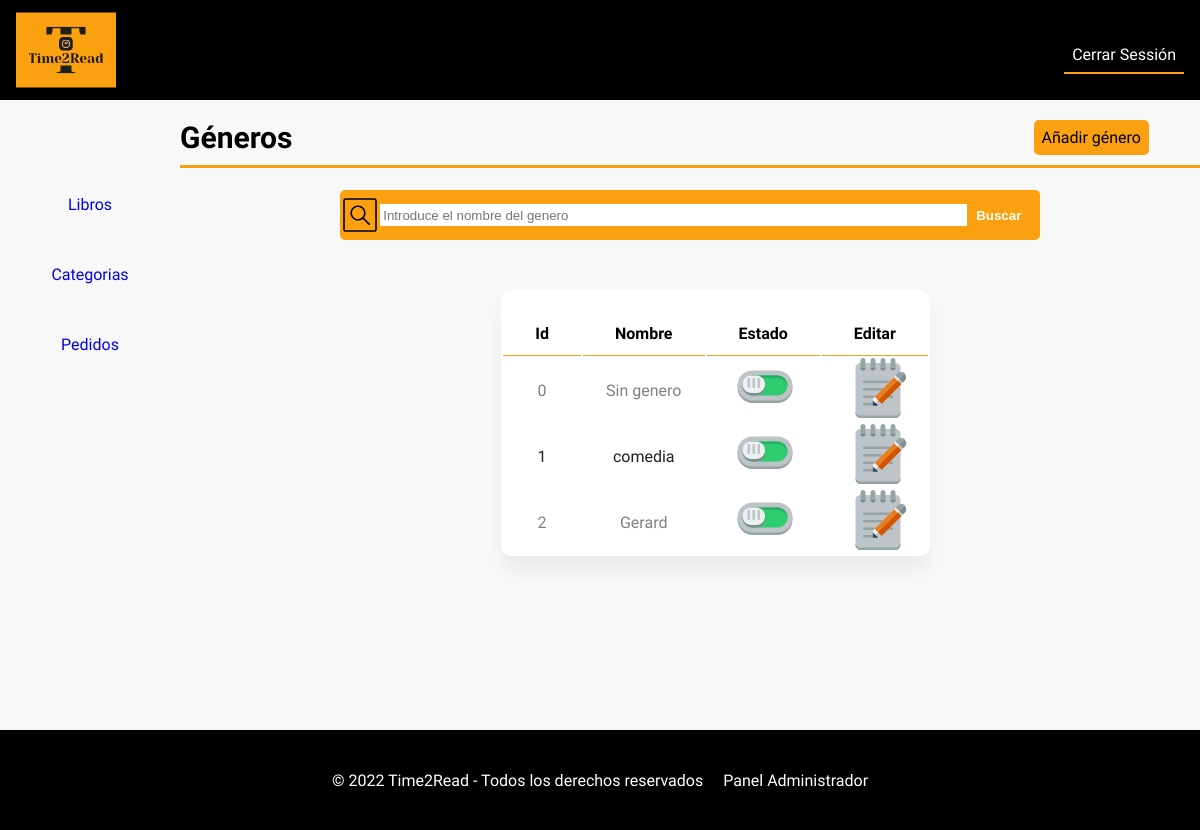
The page /index.php?controller=Categoria&action=mostrarCategorias (signed in) on the database as committed earlier.
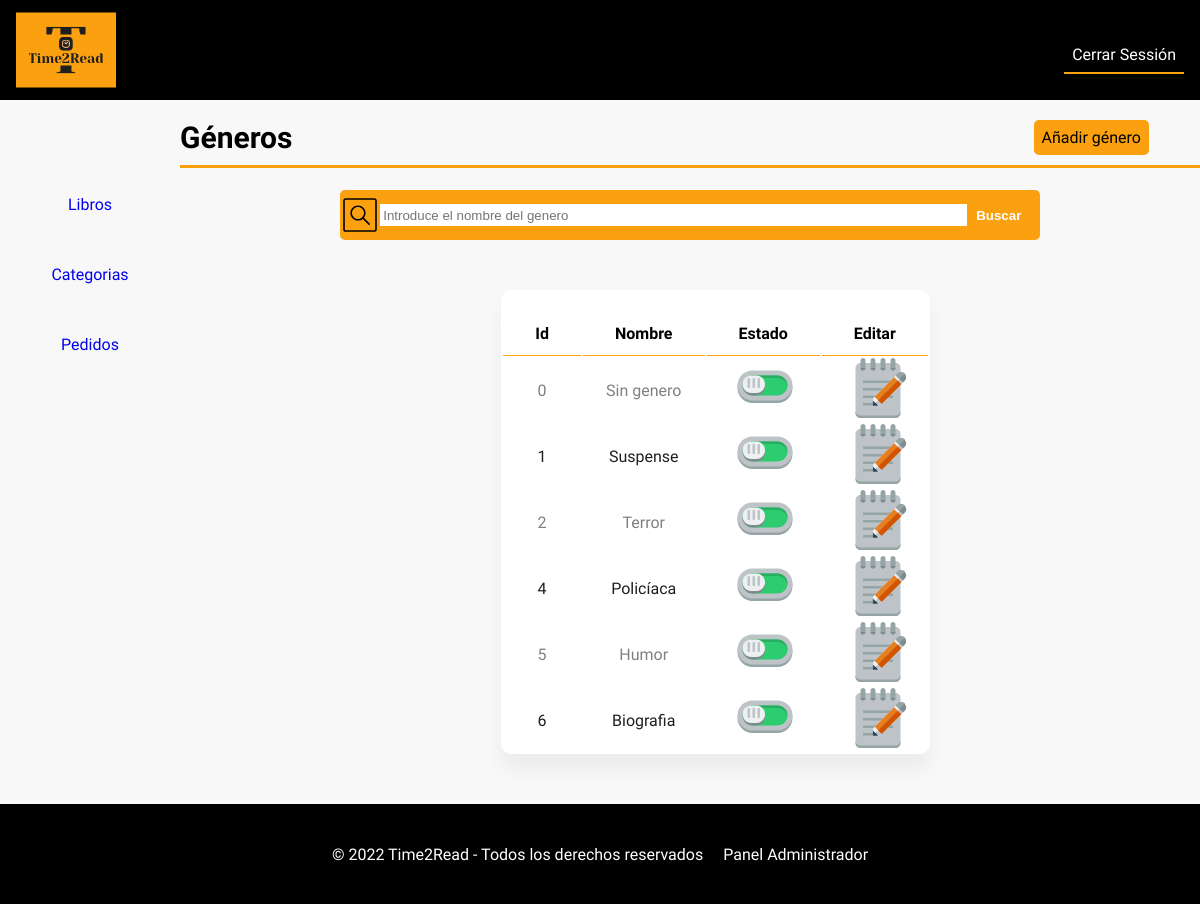
The same page on the database as committed later.
### tables this page shows
CREATE TABLE `generos` (
  `id_genero` int(11) NOT NULL,
  `nombre` varchar(50) NOT NULL,
  `estado` tinyint(1) NOT NULL
);

### controllers/CategoriaController.php (called while the page is built, shortened)
<?php
require "models/categoria.php";
class CategoriaController
{
    public function mostrarCategorias()
    {
        require_once "views/adminPanel/menu.php";
        $categoria = new Categoria();
        $catalogo = $categoria->obtenerListado();
        require_once "views/adminPanel/tablaCategorias.php";
    }
}

### models/database.php (called while the page is built, shortened)
<?php
class Database{
    public function __construct(){
        $servername = "localhost";
        $dbname= "biblioteca";
        $username = "root";
        $password = "";
        try{
		$this->db = new PDO("mysql:host=$servername;dbname=$dbname",$username, $password);
        }
        catch(PDOException $error)
        {
            echo "Connection failed: ". $error->getMessage();
        }
    }
}

### models/categoria.php (called while the page is built, shortened)
<?php
require_once("database.php");
class Categoria extends Database
{
    public function obtenerListado()
    {
        $consulta = $this->db->prepare("SELECT * FROM generos");
        $consulta->execute();
        $resultado = $consulta->fetchAll();
        return $resultado;
    }
}

### views/adminPanel/tablaCategorias.php (the view)
<?php
echo "
<div class='admin-panel-content-container'>
<div class='admin-panel-title-container'>
    <h1 class='admin-panel-title'>Géneros</h1>
    <a class='admin-panel-add-link' href='index.php?controller=Categoria&action=mostrarAnadirCategoria'>Añadir género</a><br>
    <div class='orange-line'></div>
</div>";
require_once "views/adminPanel/buscadorCategorias.php";
echo "<table class='admin-panel-page-table'>
    <tr>
        <th>Id</th>
        <th>Nombre</th>
        <th>Estado</th>
        <th>Editar</th>
    </tr>";
foreach ($catalogo as $categoria) {
    echo " <tr>
        <td class='text'>" . $categoria['id_genero'] . "</td>
        <td class='text'>" . $categoria['nombre'] . "</td>";
    if ($categoria['estado']) {
        echo "<td><a href='index.php?controller=Categoria&action=desactivarCategoria&id=" . $categoria['id_genero'] . "''><img class='control-icons' src='img/on.svg'></a></td>";
    } else {
        echo "<td><a href='index.php?controller=Categoria&action=activarCategoria&id=" . $categoria['id_genero'] . "'><img class='control-icons' src='img/off.svg'></a></td>";
    }
    echo "
        <td><a href='index.php?controller=Categoria&action=mostrarEditarCategoria&id=" . $categoria['id_genero'] . "''><img class='control-icons' src='img/edit.svg'></a></td>
        </tr>";
}
echo "</table>
</div>";

### index.php (shortened to what this page needs)
<!DOCTYPE html>
<html lang="en">
<head>
    <link rel="stylesheet" href="style.css">
</head>
<body>
    <?php
    require_once "views/general/menu.php";
    if (isset($_GET['controller'])) {
        $nombreController = $_GET['controller'] . "Controller";
    } else {
        $nombreController = "LoginController";
    }
    if (class_exists($nombreController)) {
        $controlador = new $nombreController();
        if (isset($_GET['action'])) {
            $action = $_GET['action'];
        } else {
            $action = "index";
        }
        $controlador->$action();
    } else {
        echo "No existe el controlador";
    }
    ?>
</body>
</html>

### views/general/menu.php (shortened to what this page needs)
<?php
echo "<div class='main-menu-bar'>
<a href='index.php?controller=Login&action=index'><img class='main-menu-bar-logo' src='./img/logo-high.svg' alt='logo' height='100px' width='100px'></a>
<ul class='main-menu-list'>";
    if (isset($_SESSION['email'])) {
        if (isset($_SESSION['email']) && $_SESSION['role']=='admin')
        {
            echo "<li class='main-menu-list-item'><a href='index.php?controller=Login&action=destroySesion'>Cerrar Sessión</a></li>";
        }
    }
    else
    {
        echo "<a href='#'><img class='menu-header-basket-photo' src='./img/basket.svg' alt='basket' height='40px' width='40px'></a>";
        echo "<li class='main-menu-list-item'><a href='index.php?controller=Login&action=mostrarLoginUser'>Iniciar Sessión</a></li>";
    }
echo "</ul>
</div>";

### views/adminPanel/menu.php
<div class="admin-menu-bar">
    <a class="admin-menu-bar-item" href="index.php?controller=Libro&action=mostrarLibros">Libros</a>
    <a class="admin-menu-bar-item" href="index.php?controller=Categoria&action=mostrarCategorias">Categorias</a>
    <a class="admin-menu-bar-item" href="index.php?controller=Pedido&action=mostrarPedidos">Pedidos</a>
</div>

### views/adminPanel/buscadorCategorias.php
<?php
echo "<div class='search_bar'>
            <img class='search_img' src='img/search.svg' alt='lupa de busqueda'>
            <form class='search_form' action='index.php?controller=Buscador&action=buscarCategoria' method='post'>
                <input type='text' name='search' id='search' placeholder='Introduce el nombre del genero'>
                <button type='submit'>Buscar</button>
            </form>
        </div>";

### style.css (style rules this page uses)
* { margin: 0; padding: 0; }
body { height: 100%; font-family: 'Source Sans Pro', sans-serif; background-color: #f8f8f8; }
a { text-decoration: none; }
.main-menu-bar { height: 100px; background-color: black; }
.main-menu-bar-logo { margin-left: 2vh; }
.main-menu-list { float: right; display: flex; flex-direction: row; list-style: none; margin-top: 40px; }
li.main-menu-list-item { color: white; margin-right: 2vh; margin-top: 5px; align-items: center; }
.main-menu-list-item>a { color: white; margin-top: 10vh; border-bottom: 2px solid #FBA00E; align-items: center; padding: 8px; }
.admin-menu-bar { float: left; display: flex; flex-direction: column; height: 70vh; width: 15%; margin-top: 70px; }
.admin-menu-bar-item { width: 100%; height: 70px; text-align: center; line-height: 70px; }
.admin-panel-content-container { display: flex; flex-direction: column; width: 85%; float: right; align-items: center; }
.admin-panel-title-container { padding-top: 20px; padding-bottom: 20px; width: 100%; height: 50px; float: right; }
.admin-panel-title { display: inline-block; font-size: 30px; }
.orange-line { width: 100%; height: 3px; background-color: #FBA00E; margin-top: 10px; }
.admin-panel-add-link { display: block; float: right; background-color: #FBA00E; color: black; padding: 8px; margin-right: 5%; border-radius: 5px; }
.search_bar { display: flex; width: 700px; height: 50px; background-color: #FBA00E; align-items: center; border-radius: 5px; }
.search_img { width: 40px; height: 40px; }
.search_form { background-color: #FBA00E; border: none; width: 95%; margin-top: 0px; }
.search_form input { border: none; padding-left: 10px; width: 88%; outline: none; padding: 0.2rem; }
.search_form button { border: none; background-color: #FBA00E; color: white; font-weight: bold; margin-left: 5px; }
.admin-panel-page-table { margin-left: 5%; display: inline-block; background-color: white; border-radius: 10px; margin-top: 50px; margin-bottom: 50px; box-shadow: 0px 15px 16.83px 0.17px rgba(0, 0, 0, 0.05); }
.admin-panel-page-table th { color: black; border-bottom: 1px solid #FBA00E; padding: 2rem 2rem 0.75rem 2rem; }
.admin-panel-page-table tr:nth-child(odd) { color: #1F1F1F; }
.admin-panel-page-table tr:nth-child(even) { color: gray; }
.text { padding: 0rem 1rem 0rem 1rem; text-align: center; height: 60px; max-width: 100px; }
.control-icons { width: 60px; height: 60px; padding-left: 25%; }
footer { height: 100px; background-color: black; color: white; width: 100%; bottom: 0; position: relative; display: flex; align-items: center; justify-content: center; }
.footer-link { color: white; margin-left: 20px; }

Rows that differ between the two databases and show on the page:
changed generos id 1: nombre "comedia" → "Suspense"
changed generos id 2: nombre "Gerard" → "Terror"
added generos: id_genero "4", nombre "Policíaca", estado 1 (drawn)
added generos: id_genero "5", nombre "Humor", estado 1 (drawn)
added generos: id_genero "6", nombre "Biografia", estado 1 (drawn)
